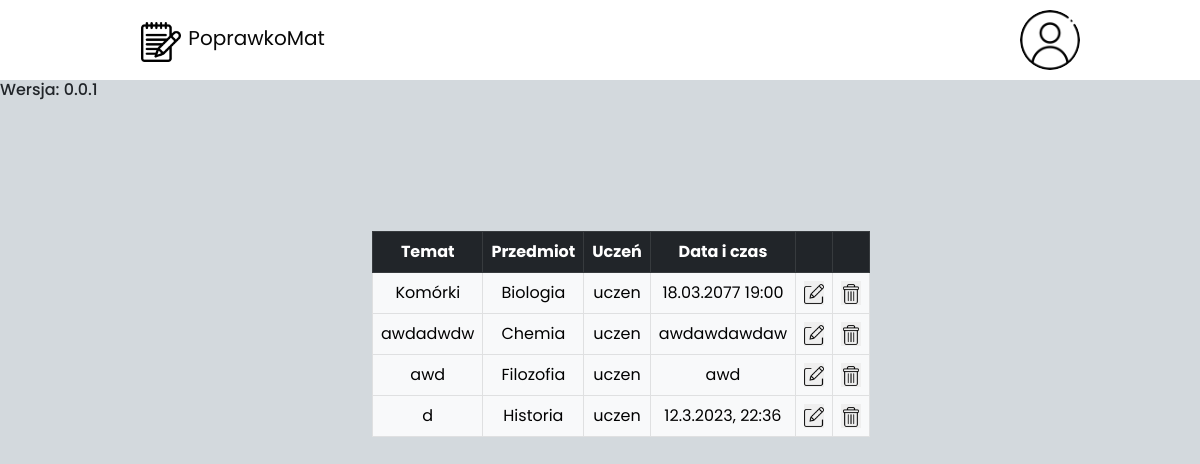
The page /nauczyciel/ (signed in) on the database its author committed.
### poprawy/models.py (models this page shows, shortened)
class Poprawa(models.Model):
    class Przedmiot(models.TextChoices):
        Biologia =  "Biologia"
        Chemia =  "Chemia"
        Filozofia = "Filozofia"
        Fizyka =  "Fizyka"
        Geografia=  "Geografia"
        Historia =  "Historia"
        Historia_i_teraźniejszość =  "Historia i teraźniejszość"
        Informatyka =  "Informatyka"
        Język_angielski =  "Język angielski"
        Języka_polski =  "Języka polski"
        Język_hiszpański =  "Język hiszpański"
        Język_niemiecki =  "Język niemiecki"
        Matematyka =  "Matematyka"
        Projekt_społeczny =  "Projekt społeczny"
        Religia =  "Religia"
        Wychowanie_fizyczne =  "Wychowanie fizyczne"
    user1 = models.ForeignKey(Uczen, null=True,on_delete=models.SET_NULL)
    temat =models.CharField(max_length=50)
    przedmiot = models.CharField(max_length=60,choices=Przedmiot.choices,default=Przedmiot.Chemia)
    nauczyciel = models.ForeignKey(Nauczyciel, null=True,on_delete=models.SET_NULL)
    data  = models.CharField(max_length=50, default='')

class Uczen(models.Model):
    class Klasy(models.TextChoices):
        JAN = "1", "1LOA"
        FEB = "2", "1LOB"
        MAR = "3", "2LO"
    user1 = models.OneToOneField(User, on_delete=models.CASCADE)
    klasa = models.CharField(max_length=10,choices=Klasy.choices,default=Klasy.JAN)
    def __str__(self):
        return f'{self.user1.first_name}'

### poprawy/decorators.py (the view)
        def wrapper_func(request, *args, **kwargs):
            group = None
            if request.user.groups.exists():
                group = request.user.groups.all()[0].name
            if group == allowed_roles:
                return view_func(request, *args,**kwargs)
            else:
                return redirect('nauczyciel_page')

### poprawy/views.py (called while the page is built)
@login_required(login_url='login')
@allowed_users(allowed_roles='nauczyciel')
def nauczycielPage(request):
  po = Poprawa.objects.all()
  return render(request, 'nauczyciel_page.html', {"po":po})

### poprawy/templates/nauczyciel_page.html (shortened to what this page needs)
{% load static %}
<!DOCTYPE html>
<html lang="en">
    <head>
        <link href="https://cdn.jsdelivr.net/npm/bootstrap@5.3.0-alpha1/dist/css/bootstrap.min.css" rel="stylesheet">
        <link rel="stylesheet" href="{% static 'ustawienia.css' %}">
    </head>
<body>
    <nav>
        <div class="logo">
            <a href="{% url 'uczen_page'%}">
                <img class="sv" src="{% static 'wspolne/notepad.png' %}">
                <span class="logo-name">PoprawkoMat</span>
            </a>
        </div>
        <div class="user-profile">
            <img src="{% static 'ikony_userpage/user.png' %}" class="user" onclick="toggleMenu()">
        </div>
    </nav>
    <article>
        <h6>Wersja: 0.0.1</h6>
        <div class="container">
            <br><br><br>
            <table class="table table-light table-hover table-bordered" id="example" style="text-align: center;">
                <thead class="table-dark">
                    <tr>
                        <th>Temat</th>
                        <th>Przedmiot</th>
                        <th>Uczeń</th>
                        <th>Data i czas</th>
                        <th></th>
                        <th></th>
                    </tr>
                </thead>
                {% for pos in po %}
                <tr>
                    <td>{{pos.temat}}</td>
                    <td>{{pos.przedmiot}}</td>
                    <td>{{pos.user1}}</td>
                    <td>{{pos.data}}</td>
                    <td></button><button><img width="20px" src="{% static 'ikony_userpage/edit.png' %}"></button></td>
                    <td></button><button><img width="20px" src="{% static 'ikony_userpage/delete.png' %}"></td>
                </tr>
                {% endfor %}
            </table>
        </div>
    </article>
</body>
</html>

### poprawy/static/ustawienia.css (style rules this page uses)
* { font-family: "Poppins", sans-serif; margin: 0; padding: 0; box-sizing: border-box; }
.sv { width: 40px; margin-left: 20px; margin-top: 3px; }
body { background: rgb(211, 217, 221); }
.container { width: 40%; position: relative; margin-left: 30%; margin-top: 5%; }
.container button { border: none; }
nav { background: #fff; width: 100%; height: 10%; padding: 10px 10%; display: flex; align-items: center; justify-content: space-between; position: relative; }
.user { width: 60px; border-radius: 50%; cursor: pointer; margin-left: 30px; }
nav .logo { display: flex; font-size: 20px; margin-left: 1px; }
.logo .logo-name { padding: 2px; }
.logo a { color:#080808; text-decoration: none; }

### rows shown on the page
Poprawa: temat "Komórki", przedmiot "Biologia", user1 "uczen", data "18.03.2077 19:00"
Poprawa: temat "awdadwdw", przedmiot "Chemia", user1 "uczen", data "awdawdawdaw"
Poprawa: temat "awd", przedmiot "Filozofia", user1 "uczen", data "awd"
Poprawa: temat "d", przedmiot "Historia", user1 "uczen", data "12.3.2023, 22:36"
